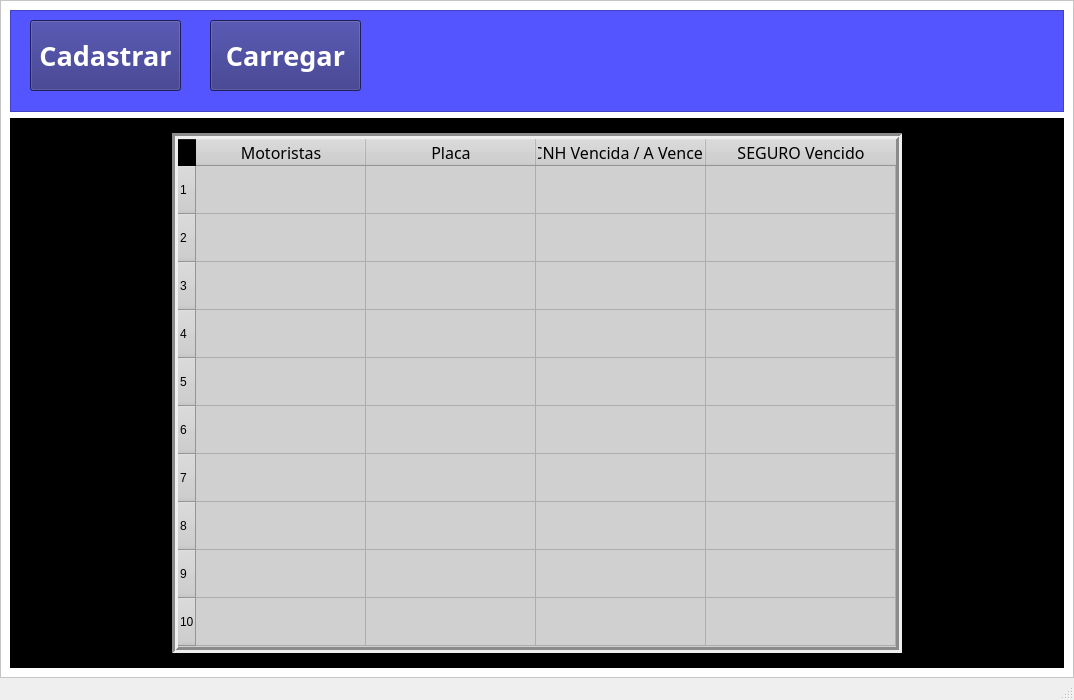
<?xml version="1.0" encoding="UTF-8"?>
<ui version="4.0">
 <class>MainWindow</class>
 <widget class="QMainWindow" name="MainWindow">
  <property name="geometry">
   <rect>
    <x>0</x>
    <y>0</y>
    <width>1074</width>
    <height>700</height>
   </rect>
  </property>
  <property name="minimumSize">
   <size>
    <width>1000</width>
    <height>700</height>
   </size>
  </property>
  <property name="windowTitle">
   <string>MainWindow</string>
  </property>
  <property name="styleSheet">
   <string notr="true">
color: rgb(0, 0, 0);</string>
  </property>
  <widget class="QWidget" name="centralwidget">
   <layout class="QHBoxLayout" name="horizontalLayout">
    <property name="spacing">
     <number>0</number>
    </property>
    <property name="leftMargin">
     <number>0</number>
    </property>
    <property name="topMargin">
     <number>0</number>
    </property>
    <property name="rightMargin">
     <number>0</number>
    </property>
    <property name="bottomMargin">
     <number>0</number>
    </property>
    <item>
     <widget class="QFrame" name="frame">
      <property name="styleSheet">
       <string notr="true">background-color: rgb(255, 255, 255);</string>
      </property>
      <property name="frameShape">
       <enum>QFrame::StyledPanel</enum>
      </property>
      <property name="frameShadow">
       <enum>QFrame::Raised</enum>
      </property>
      <layout class="QGridLayout" name="gridLayout">
       <item row="1" column="0">
        <widget class="QFrame" name="frame_3">
         <property name="maximumSize">
          <size>
           <width>16777215</width>
           <height>550</height>
          </size>
         </property>
         <property name="styleSheet">
          <string notr="true">background-color: rgb(0, 0, 0);</string>
         </property>
         <property name="frameShape">
          <enum>QFrame::StyledPanel</enum>
         </property>
         <property name="frameShadow">
          <enum>QFrame::Raised</enum>
         </property>
         <layout class="QGridLayout" name="gridLayout_2">
          <item row="0" column="0">
           <widget class="QTableWidget" name="tableWidget">
            <property name="maximumSize">
             <size>
              <width>730</width>
              <height>520</height>
             </size>
            </property>
            <property name="font">
             <font>
              <pointsize>12</pointsize>
              <weight>75</weight>
              <bold>true</bold>
             </font>
            </property>
            <property name="styleSheet">
             <string notr="true">background-color: rgb(208, 208, 208);</string>
            </property>
            <property name="frameShape">
             <enum>QFrame::Box</enum>
            </property>
            <property name="lineWidth">
             <number>3</number>
            </property>
            <property name="autoScrollMargin">
             <number>15</number>
            </property>
            <property name="editTriggers">
             <set>QAbstractItemView::AnyKeyPressed</set>
            </property>
            <property name="showDropIndicator" stdset="0">
             <bool>false</bool>
            </property>
            <property name="dragDropOverwriteMode">
             <bool>false</bool>
            </property>
            <property name="gridStyle">
             <enum>Qt::SolidLine</enum>
            </property>
            <property name="columnCount">
             <number>4</number>
            </property>
            <attribute name="horizontalHeaderCascadingSectionResizes">
             <bool>false</bool>
            </attribute>
            <attribute name="horizontalHeaderDefaultSectionSize">
             <number>170</number>
            </attribute>
            <attribute name="horizontalHeaderHighlightSections">
             <bool>true</bool>
            </attribute>
            <attribute name="horizontalHeaderShowSortIndicator" stdset="0">
             <bool>false</bool>
            </attribute>
            <attribute name="horizontalHeaderStretchLastSection">
             <bool>true</bool>
            </attribute>
            <attribute name="verticalHeaderCascadingSectionResizes">
             <bool>false</bool>
            </attribute>
            <attribute name="verticalHeaderMinimumSectionSize">
             <number>20</number>
            </attribute>
            <attribute name="verticalHeaderDefaultSectionSize">
             <number>48</number>
            </attribute>
            <attribute name="verticalHeaderHighlightSections">
             <bool>true</bool>
            </attribute>
            <attribute name="verticalHeaderShowSortIndicator" stdset="0">
             <bool>false</bool>
            </attribute>
            <attribute name="verticalHeaderStretchLastSection">
             <bool>false</bool>
            </attribute>
            <row>
             <property name="text">
              <string>1</string>
             </property>
            </row>
            <row>
             <property name="text">
              <string>2</string>
             </property>
            </row>
            <row>
             <property name="text">
              <string>3</string>
             </property>
            </row>
            <row>
             <property name="text">
              <string>4</string>
             </property>
            </row>
            <row>
             <property name="text">
              <string>5</string>
             </property>
            </row>
            <row>
             <property name="text">
              <string>6</string>
             </property>
            </row>
            <row>
             <property name="text">
              <string>7</string>
             </property>
            </row>
            <row>
             <property name="text">
              <string>8</string>
             </property>
            </row>
            <row>
             <property name="text">
              <string>9</string>
             </property>
            </row>
            <row>
             <property name="text">
              <string>10</string>
             </property>
            </row>
            <column>
             <property name="text">
              <string>Motoristas</string>
             </property>
             <property name="font">
              <font>
               <family>Bahnschrift</family>
               <pointsize>12</pointsize>
               <weight>50</weight>
               <bold>false</bold>
              </font>
             </property>
            </column>
            <column>
             <property name="text">
              <string>Placa</string>
             </property>
             <property name="font">
              <font>
               <family>Bahnschrift</family>
               <pointsize>12</pointsize>
              </font>
             </property>
            </column>
            <column>
             <property name="text">
              <string>CNH Vencida / A Vencer</string>
             </property>
             <property name="font">
              <font>
               <family>Bahnschrift</family>
               <pointsize>12</pointsize>
              </font>
             </property>
            </column>
            <column>
             <property name="text">
              <string>SEGURO Vencido</string>
             </property>
             <property name="font">
              <font>
               <family>Bahnschrift</family>
               <pointsize>12</pointsize>
              </font>
             </property>
            </column>
            <item row="0" column="0">
             <property name="text">
              <string/>
             </property>
             <property name="flags">
              <set>ItemIsDragEnabled|ItemIsDropEnabled|ItemIsUserCheckable|ItemIsEnabled|ItemIsTristate</set>
             </property>
            </item>
            <item row="1" column="0">
             <property name="text">
              <string/>
             </property>
            </item>
            <item row="2" column="0">
             <property name="text">
              <string/>
             </property>
            </item>
           </widget>
          </item>
         </layout>
        </widget>
       </item>
       <item row="0" column="0">
        <widget class="QFrame" name="frame_2">
         <property name="minimumSize">
          <size>
           <width>0</width>
           <height>0</height>
          </size>
         </property>
         <property name="maximumSize">
          <size>
           <width>16777215</width>
           <height>500</height>
          </size>
         </property>
         <property name="styleSheet">
          <string notr="true">background-color: rgb(85, 85, 255);</string>
         </property>
         <property name="frameShape">
          <enum>QFrame::StyledPanel</enum>
         </property>
         <property name="frameShadow">
          <enum>QFrame::Raised</enum>
         </property>
         <widget class="QPushButton" name="pushButton">
          <property name="geometry">
           <rect>
            <x>20</x>
            <y>10</y>
            <width>151</width>
            <height>71</height>
           </rect>
          </property>
          <property name="font">
           <font>
            <family>Bahnschrift SemiBold</family>
            <pointsize>20</pointsize>
            <weight>75</weight>
            <bold>true</bold>
           </font>
          </property>
          <property name="styleSheet">
           <string notr="true">background-color: rgb(42, 42, 127);
color: rgb(255, 255, 255);
</string>
          </property>
          <property name="text">
           <string>Cadastrar</string>
          </property>
         </widget>
         <widget class="QPushButton" name="pushButton_2">
          <property name="geometry">
           <rect>
            <x>200</x>
            <y>10</y>
            <width>151</width>
            <height>71</height>
           </rect>
          </property>
          <property name="font">
           <font>
            <family>Bahnschrift SemiBold</family>
            <pointsize>20</pointsize>
            <weight>75</weight>
            <bold>true</bold>
           </font>
          </property>
          <property name="styleSheet">
           <string notr="true">background-color: rgb(42, 42, 127);
color: rgb(255, 255, 255);
</string>
          </property>
          <property name="text">
           <string>Carregar</string>
          </property>
         </widget>
        </widget>
       </item>
      </layout>
     </widget>
    </item>
   </layout>
  </widget>
  <widget class="QStatusBar" name="statusbar"/>
  <action name="actionSair">
   <property name="text">
    <string>Sair</string>
   </property>
  </action>
  <action name="actionCadastro">
   <property name="text">
    <string>Cadastrar</string>
   </property>
  </action>
  <action name="actionConsultas">
   <property name="text">
    <string>Consultas</string>
   </property>
  </action>
  <action name="actionSair_2">
   <property name="text">
    <string>Sair</string>
   </property>
  </action>
 </widget>
 <resources/>
 <connections/>
</ui>
